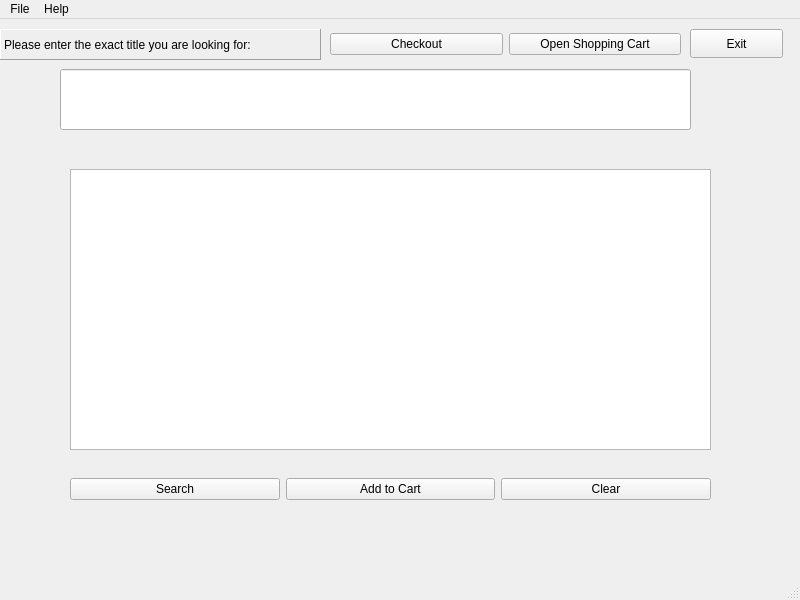
<?xml version="1.0" encoding="UTF-8"?>
<ui version="4.0">
 <class>MainWindow</class>
 <widget class="QMainWindow" name="MainWindow">
  <property name="geometry">
   <rect>
    <x>0</x>
    <y>0</y>
    <width>800</width>
    <height>600</height>
   </rect>
  </property>
  <property name="windowTitle">
   <string>NeverMore</string>
  </property>
  <widget class="QWidget" name="centralwidget">
   <widget class="QPushButton" name="Exit">
    <property name="geometry">
     <rect>
      <x>690</x>
      <y>10</y>
      <width>93</width>
      <height>29</height>
     </rect>
    </property>
    <property name="text">
     <string>Exit</string>
    </property>
   </widget>
   <widget class="QWidget" name="horizontalLayoutWidget">
    <property name="geometry">
     <rect>
      <x>70</x>
      <y>440</y>
      <width>641</width>
      <height>61</height>
     </rect>
    </property>
    <layout class="QHBoxLayout" name="horizontalLayout">
     <item>
      <widget class="QPushButton" name="Search">
       <property name="text">
        <string>Search</string>
       </property>
      </widget>
     </item>
     <item>
      <widget class="QPushButton" name="AddToCart">
       <property name="text">
        <string>Add to Cart</string>
       </property>
      </widget>
     </item>
     <item>
      <widget class="QPushButton" name="Clear">
       <property name="text">
        <string>Clear</string>
       </property>
      </widget>
     </item>
    </layout>
   </widget>
   <widget class="QLineEdit" name="SearchBar">
    <property name="geometry">
     <rect>
      <x>60</x>
      <y>50</y>
      <width>631</width>
      <height>61</height>
     </rect>
    </property>
   </widget>
   <widget class="QLabel" name="SearchPrompt">
    <property name="geometry">
     <rect>
      <x>0</x>
      <y>10</y>
      <width>321</width>
      <height>31</height>
     </rect>
    </property>
    <property name="frameShape">
     <enum>QFrame::Panel</enum>
    </property>
    <property name="frameShadow">
     <enum>QFrame::Raised</enum>
    </property>
    <property name="text">
     <string>Please enter the exact title you are looking for:</string>
    </property>
   </widget>
   <widget class="QTextBrowser" name="SearchResults">
    <property name="geometry">
     <rect>
      <x>70</x>
      <y>150</y>
      <width>641</width>
      <height>281</height>
     </rect>
    </property>
    <property name="lineWidth">
     <number>10</number>
    </property>
   </widget>
   <widget class="QWidget" name="horizontalLayoutWidget_2">
    <property name="geometry">
     <rect>
      <x>330</x>
      <y>0</y>
      <width>351</width>
      <height>51</height>
     </rect>
    </property>
    <layout class="QHBoxLayout" name="horizontalLayout_2">
     <item>
      <widget class="QPushButton" name="Checkout">
       <property name="text">
        <string>Checkout</string>
       </property>
      </widget>
     </item>
     <item>
      <widget class="QPushButton" name="openCart">
       <property name="text">
        <string>Open Shopping Cart</string>
       </property>
      </widget>
     </item>
    </layout>
   </widget>
  </widget>
  <widget class="QMenuBar" name="menubar">
   <property name="geometry">
    <rect>
     <x>0</x>
     <y>0</y>
     <width>800</width>
     <height>26</height>
    </rect>
   </property>
   <widget class="QMenu" name="menuMenu">
    <property name="title">
     <string>File</string>
    </property>
    <addaction name="actionLogin"/>
    <addaction name="actionExit"/>
    <addaction name="actionProfile"/>
   </widget>
   <widget class="QMenu" name="menuHelp">
    <property name="title">
     <string>Help</string>
    </property>
    <addaction name="actionSystem_Info"/>
    <addaction name="actionNote"/>
   </widget>
   <addaction name="menuMenu"/>
   <addaction name="menuHelp"/>
  </widget>
  <widget class="QStatusBar" name="statusbar"/>
  <action name="actionLogin">
   <property name="text">
    <string>Login</string>
   </property>
  </action>
  <action name="actionExit">
   <property name="text">
    <string>Exit</string>
   </property>
  </action>
  <action name="actionSystem_Info">
   <property name="text">
    <string>System Info</string>
   </property>
  </action>
  <action name="actionNote">
   <property name="text">
    <string>Note</string>
   </property>
  </action>
  <action name="actionProfile">
   <property name="text">
    <string>Profile</string>
   </property>
  </action>
 </widget>
 <resources/>
 <connections>
  <connection>
   <sender>Exit</sender>
   <signal>clicked()</signal>
   <receiver>MainWindow</receiver>
   <slot>close()</slot>
   <hints>
    <hint type="sourcelabel">
     <x>736</x>
     <y>50</y>
    </hint>
    <hint type="destinationlabel">
     <x>399</x>
     <y>299</y>
    </hint>
   </hints>
  </connection>
  <connection>
   <sender>Clear</sender>
   <signal>clicked()</signal>
   <receiver>SearchBar</receiver>
   <slot>clear()</slot>
   <hints>
    <hint type="sourcelabel">
     <x>437</x>
     <y>506</y>
    </hint>
    <hint type="destinationlabel">
     <x>395</x>
     <y>110</y>
    </hint>
   </hints>
  </connection>
  <connection>
   <sender>Clear</sender>
   <signal>clicked()</signal>
   <receiver>SearchResults</receiver>
   <slot>clear()</slot>
   <hints>
    <hint type="sourcelabel">
     <x>437</x>
     <y>506</y>
    </hint>
    <hint type="destinationlabel">
     <x>390</x>
     <y>316</y>
    </hint>
   </hints>
  </connection>
  <connection>
   <sender>Search</sender>
   <signal>clicked()</signal>
   <receiver>MainWindow</receiver>
   <slot>searchTitle()</slot>
   <hints>
    <hint type="sourcelabel">
     <x>337</x>
     <y>506</y>
    </hint>
    <hint type="destinationlabel">
     <x>399</x>
     <y>299</y>
    </hint>
   </hints>
  </connection>
  <connection>
   <sender>actionExit</sender>
   <signal>triggered()</signal>
   <receiver>MainWindow</receiver>
   <slot>close()</slot>
   <hints>
    <hint type="sourcelabel">
     <x>-1</x>
     <y>-1</y>
    </hint>
    <hint type="destinationlabel">
     <x>399</x>
     <y>299</y>
    </hint>
   </hints>
  </connection>
  <connection>
   <sender>AddToCart</sender>
   <signal>clicked()</signal>
   <receiver>MainWindow</receiver>
   <slot>addToShoppingCart()</slot>
   <hints>
    <hint type="sourcelabel">
     <x>390</x>
     <y>491</y>
    </hint>
    <hint type="destinationlabel">
     <x>399</x>
     <y>299</y>
    </hint>
   </hints>
  </connection>
  <connection>
   <sender>openCart</sender>
   <signal>clicked()</signal>
   <receiver>MainWindow</receiver>
   <slot>open_shopping_cart()</slot>
   <hints>
    <hint type="sourcelabel">
     <x>580</x>
     <y>46</y>
    </hint>
    <hint type="destinationlabel">
     <x>399</x>
     <y>299</y>
    </hint>
   </hints>
  </connection>
  <connection>
   <sender>Checkout</sender>
   <signal>clicked()</signal>
   <receiver>MainWindow</receiver>
   <slot>open_shopping_cart()</slot>
   <hints>
    <hint type="sourcelabel">
     <x>416</x>
     <y>51</y>
    </hint>
    <hint type="destinationlabel">
     <x>399</x>
     <y>299</y>
    </hint>
   </hints>
  </connection>
  <connection>
   <sender>Checkout</sender>
   <signal>clicked()</signal>
   <receiver>MainWindow</receiver>
   <slot>check_out()</slot>
   <hints>
    <hint type="sourcelabel">
     <x>416</x>
     <y>51</y>
    </hint>
    <hint type="destinationlabel">
     <x>399</x>
     <y>299</y>
    </hint>
   </hints>
  </connection>
  <connection>
   <sender>actionProfile</sender>
   <signal>triggered()</signal>
   <receiver>MainWindow</receiver>
   <slot>profileUser()</slot>
   <hints>
    <hint type="sourcelabel">
     <x>-1</x>
     <y>-1</y>
    </hint>
    <hint type="destinationlabel">
     <x>399</x>
     <y>299</y>
    </hint>
   </hints>
  </connection>
 </connections>
 <slots>
  <slot>searchTitle()</slot>
  <slot>open_shopping_cart()</slot>
  <slot>addToShoppingCart()</slot>
  <slot>check_out()</slot>
  <slot>profileUser()</slot>
 </slots>
</ui>
